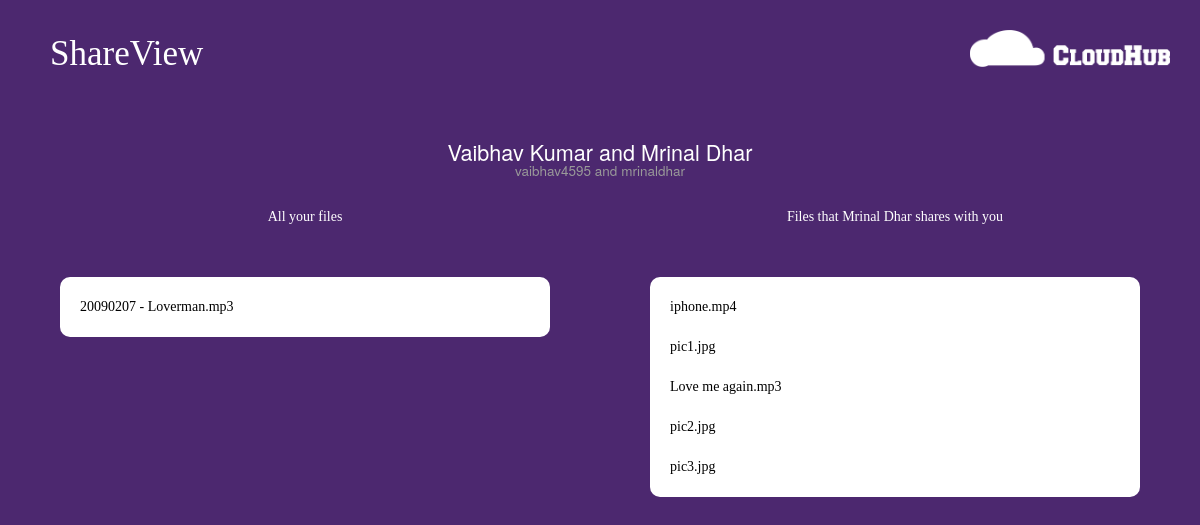
Screenshot of /shareview.php?id=3 (signed in) with the database file from the repository.
### tables this page shows
CREATE TABLE IF NOT EXISTS `users` (
  `id` int(255) NOT NULL AUTO_INCREMENT,
  `naam` varchar(255) NOT NULL,
  `email` varchar(255) NOT NULL,
  `password` varchar(255) NOT NULL,
  `nickname` varchar(255) NOT NULL,
  PRIMARY KEY (`id`)
);

CREATE TABLE IF NOT EXISTS `files` (
  `id` int(255) NOT NULL AUTO_INCREMENT,
  `userid` int(255) NOT NULL,
  `usernick` varchar(255) NOT NULL,
  `filename` varchar(255) NOT NULL,
  `filetype` varchar(255) NOT NULL,
  `filesize` int(255) NOT NULL,
  `shareid` int(255) NOT NULL,
  `directory` varchar(255) NOT NULL,
  PRIMARY KEY (`id`)
);

### shareview.php (the view, shortened to what this page needs)
<html>
<head>
<link rel="stylesheet" href="./css/bootstrap.css" />
<link rel="stylesheet" href="./css/basic.css" />
<link rel="stylesheet" href="./css/shareview.css" />
</head>
<body>
<h1>ShareView</h1>
<?php
 $dbc = mysqli_connect(DB_HOST, DB_USER, DB_PASSWORD, DB_NAME);
 	$myid=$_SESSION['userid'];
	if(isset($_GET['id']) && $_GET['id']!='')
	{
	$theirid = $_GET['id'];
}
else {
	$theirid=$myid;
}
$query = "SELECT * FROM users WHERE id='$theirid' LIMIT 1";
$data = mysqli_query($dbc, $query);
if (mysqli_num_rows($data)!=0)
{
	while ($row=mysqli_fetch_array($data))
	{
	$sharebuddy = $row['naam'];
	$sharenick = $row['nickname'];
}
}
else {
	$theirid=$myid;
	$sharebuddy = $_SESSION['usernaam'];
	$sharenick = $_SESSION['usernick'];
}
?>
	<a href="home.php"><img src="./img/logo_main.png" id="logo_main" /></a><br />
<div id="content">
<h4><?php echo '<big>'.$_SESSION['usernaam'] . ' and ' . $sharebuddy.'</big><br /><small>'.$_SESSION['usernick'] . ' and '.$sharenick.'</small>'; ?></h4><br />
<div id="page1" class="page">
	All your files
<ul id="files">
	<?php
	$query = "SELECT * FROM files WHERE userid='$myid' AND shareid != '$theirid'";
$data = mysqli_query($dbc, $query);
	while ($row=mysqli_fetch_array($data)) {
		echo '<li data-share="no" data-whose="mine" data-value="' . $row['id'] . '" id="./server/php/files/' . $row['directory'] . '/' . $row['filename'] . '" class="'.$row['filetype'].'">' . $row['filename'] . '</li>';
	}
	?>
	</ul>
</div>
<div id="page2" class="page">
	Files that <?php echo $sharebuddy; ?> shares with you
<ul id="files">
	<?php
$query = "SELECT * FROM sharedfiles WHERE shareid = '$myid' AND userid = '$theirid'";
$data = mysqli_query($dbc, $query);
	while ($row2=mysqli_fetch_array($data)) {
		$fileid=$row2['fileid'];
		$query2 = "SELECT * FROM files WHERE id='$fileid'";
$data2 = mysqli_query($dbc, $query2);
while ($row=mysqli_fetch_array($data2)) {
		echo '<li data-whose="their" id="./server/php/files/' . $row['directory'] . '/' . $row['filename'] . '" class="' . $row['filetype'] . '">' . $row['filename'] . '</li>';
	}
	}
	?>
	</ul>
</div>
</div>
</body>
</html>

### css/basic.css (style rules this page uses)
#logo_main { position:relative; max-width: 50%; float:right; top:30px; right:30px; padding-bottom:20px; display: block; }
body { text-align: center; font-family: myFont; }
#content { color:white; width:100%; padding:10px; display: block; margin-top: 100px; }
.page { display:block; text-align: center; }
#page1 { max-width:100%; width:100%; }
#page2 { width:100%; max-width:100%; display:none; }
h1 { font-family: myFont; font-weight: lighter; position:relative; display: block; top:15px; left:50px; float:left; color:white; font-size: 2.5em; }

### css/shareview.css (style rules this page uses)
body { background-color: rgba(76, 40, 111, 1); overflow:hidden; }
.page { text-align: center; }
#content { color:white; width:100%; padding:10px; display: block; margin-top: 100px; overflow:hidden; }
#files { background-color: white; list-style-type: none; margin-right: 50px; margin-left: 50px; margin-top: 50px; color:black; text-align: left; padding:10px; border-radius: 10px; overflow-y:auto; overflow-x:hidden; }
#files li { padding: 10px; }
#page1 { max-width:50%; width:50%; overflow: hidden; float:left; }
#page2 { width:50%; float:right; display: inline-block; max-width:50%; overflow: hidden; }
h1 { font-family: myFont; font-weight: lighter; position:relative; display: block; top:15px; left:50px; float:left; color:white; }

### rows the page displays
users: naam "Mrinal Dhar", nickname "mrinaldhar"
files: filename "20090207 - Loverman.mp3"
files: filename "iphone.mp4"
files: filename "pic1.jpg"
files: filename "Love me again.mp3"
files: filename "pic2.jpg"
files: filename "pic3.jpg"

### other values shown
$_SESSION['usernaam'] "Vaibhav Kumar"
$_SESSION['usernick'] "vaibhav4595"
